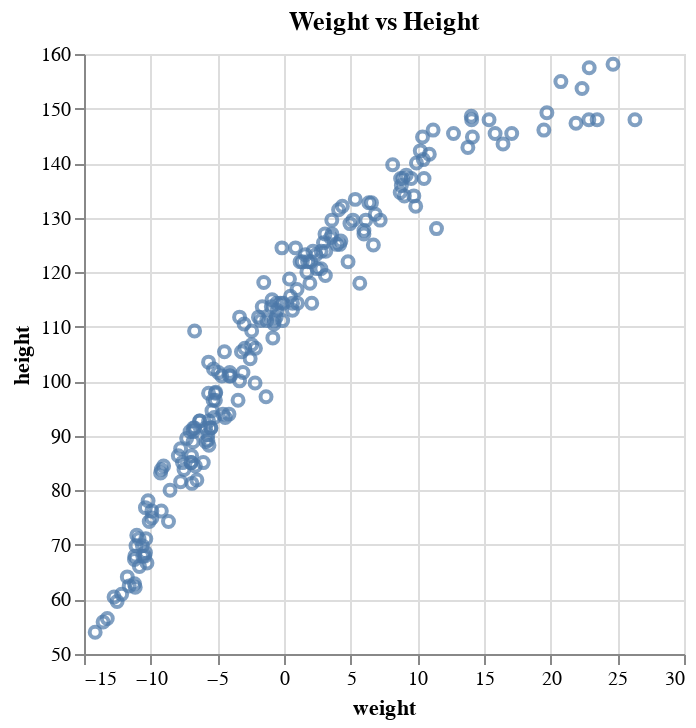

The cell this chart's notebook holds for it:
### Code cell
df = pd.DataFrame({"height": height, "weight": weight})

data_chart = (
    alt.Chart(df, title="Weight vs Height")
    .mark_point()
    .encode(
        alt.X("weight", scale=alt.Scale(zero=False)),
        alt.Y("height", scale=alt.Scale(zero=False)),
    )
)
data_chart

### Figure 1 — Vega-Lite specification as saved in the notebook (floating-point values rounded to 4 significant figures; data arrays with more than 128 entries replaced by an {"elided": "..."} marker saying what was removed)
{"$schema": "https://vega.github.io/schema/vega-lite/v5.20.1.json", "config": {"view": {"continuousHeight": 300, "continuousWidth": 300}}, "data": {"name": "data-bbe15300819fd12c87e85bddac9357b7"}, "datasets": {"data-bbe15300819fd12c87e85bddac9357b7": {"elided": "192 records"}}, "encoding": {"x": {"field": "weight", "scale": {"zero": false}, "type": "quantitative"}, "y": {"field": "height", "scale": {"zero": false}, "type": "quantitative"}}, "mark": {"type": "point"}, "title": "Weight vs Height"}
